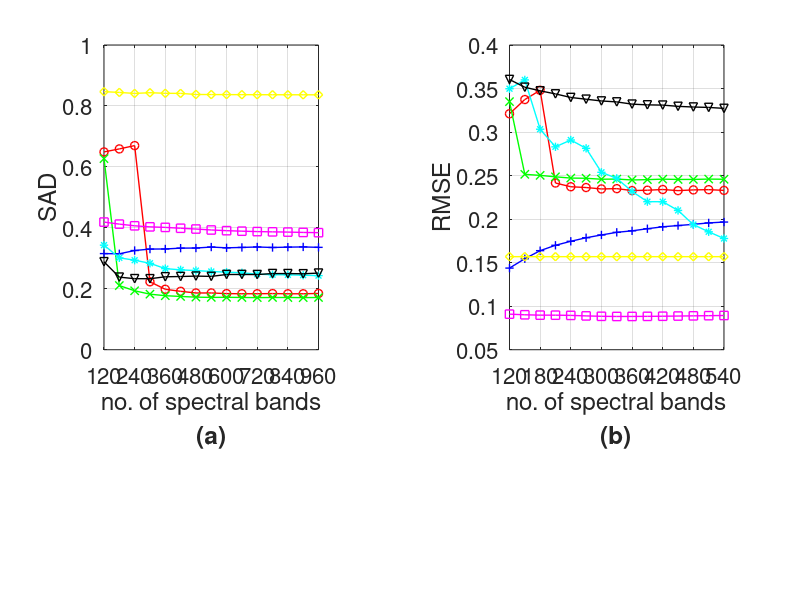

Write the MATLAB code that produced this figure. (Note: this script raises an error after producing the figure.)
clear; close all;

restoredefaultpath;
addpath('D:\GRAD\EE408HSI\Algorithm\Experiment_spectral');

figure('units','normalized','outerposition',[0 0 1 1]);
p=16;

%% SAD
load('spectral_SAD_RMSE_KbNMF_fnorm.mat');
subplot(3,5,[1,2,6,7]); 
plot(1:length(SADall),SADall,'ro-','LineWidth',1); hold on;

load('spectral_SAD_RMSE_KbNMF_div.mat');
plot(1:length(SADall),SADall,'gx-','LineWidth',1);

load('spectral_SAD_RMSE_L_1_2_NMF.mat');
plot(1:length(SADall),SADall,'b+-','LineWidth',1);

load('spectral_SAD_RMSE_SGSNMF.mat');
plot(1:length(SADall),SADall,'c*-','LineWidth',1);

load('spectral_SAD_RMSE_Min_vol_NMF.mat');
plot(1:length(SADall),SADall,'ms-','LineWidth',1);

load('spectral_SAD_RMSE_R_CoNMF.mat')
plot(1:length(SADall),SADall,'yd-','LineWidth',1);

load('spectral_SAD_RMSE_GNMF.mat');
plot(1:length(SADall),SADall,'kv-','LineWidth',1);

grid on;
xticks([1:2:15]); xlim([1 15]);

xticklabels(num2cell(spectralrange(1:2:15)));
xlabel({'no. of spectral bands';'{\bf(a)}'}); ylabel('SAD','FontSize',p);
set(gca,'FontSize',p)

%% RMSE

load('spectral_SAD_RMSE_KbNMF_fnorm.mat');
subplot(3,5,[4,5,9,10]);
plot(1:length(RMSEall),RMSEall,'ro-','LineWidth',1); hold on;

load('spectral_SAD_RMSE_KbNMF_div.mat');
plot(1:length(RMSEall),RMSEall,'gx-','LineWidth',1);

load('spectral_SAD_RMSE_L_1_2_NMF.mat');
plot(1:length(RMSEall),RMSEall,'b+-','LineWidth',1);

load('spectral_SAD_RMSE_SGSNMF.mat');
plot(1:length(RMSEall),RMSEall,'c*-','LineWidth',1);

load('spectral_SAD_RMSE_Min_vol_NMF.mat');
plot(1:length(RMSEall),RMSEall,'ms-','LineWidth',1);

load('spectral_SAD_RMSE_R_CoNMF.mat')
plot(1:length(RMSEall),RMSEall,'yd-','LineWidth',1);

load('spectral_SAD_RMSE_GNMF.mat');
plot(1:length(RMSEall),RMSEall,'kv-','LineWidth',1);

grid on;
xticks([1:2:15]);  xlim([1 15]);
xticklabels(num2cell(spectralrange));
xlabel({'no. of spectral bands';'{\bf(b)}'}); ylabel('RMSE','FontSize',p);
set(gca,'FontSize',p);

legend('KbSNMF-fnorm','KbSNMF-div','{\itl_{1/2}}-NMF','SGSNMF','Min-vol NMF','R-CoNMF','GNMF','Location',[.5 0.67 0 0]);

%print('-r300','-depsc2', 'spectral');
